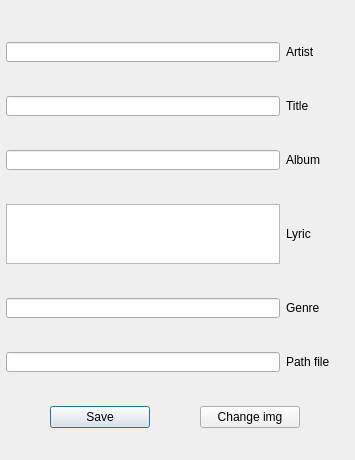
<?xml version="1.0" encoding="UTF-8"?>
<ui version="4.0">
 <class>DTagMusic</class>
 <widget class="QDialog" name="DTagMusic">
  <property name="geometry">
   <rect>
    <x>0</x>
    <y>0</y>
    <width>355</width>
    <height>460</height>
   </rect>
  </property>
  <property name="sizePolicy">
   <sizepolicy hsizetype="Expanding" vsizetype="Expanding">
    <horstretch>0</horstretch>
    <verstretch>0</verstretch>
   </sizepolicy>
  </property>
  <property name="minimumSize">
   <size>
    <width>355</width>
    <height>460</height>
   </size>
  </property>
  <property name="maximumSize">
   <size>
    <width>355</width>
    <height>460</height>
   </size>
  </property>
  <property name="windowTitle">
   <string>Dialog</string>
  </property>
  <widget class="QWidget" name="layoutWidget">
   <property name="geometry">
    <rect>
     <x>6</x>
     <y>14</y>
     <width>340</width>
     <height>446</height>
    </rect>
   </property>
   <layout class="QVBoxLayout" name="verticalLayout">
    <item>
     <layout class="QHBoxLayout" name="horizontalLayout">
      <item>
       <widget class="QLineEdit" name="m_artist">
        <property name="sizePolicy">
         <sizepolicy hsizetype="Expanding" vsizetype="Fixed">
          <horstretch>0</horstretch>
          <verstretch>0</verstretch>
         </sizepolicy>
        </property>
        <property name="maximumSize">
         <size>
          <width>16777215</width>
          <height>20</height>
         </size>
        </property>
        <property name="readOnly">
         <bool>true</bool>
        </property>
       </widget>
      </item>
      <item>
       <widget class="QLabel" name="label_2">
        <property name="sizePolicy">
         <sizepolicy hsizetype="Preferred" vsizetype="Fixed">
          <horstretch>0</horstretch>
          <verstretch>0</verstretch>
         </sizepolicy>
        </property>
        <property name="minimumSize">
         <size>
          <width>60</width>
          <height>0</height>
         </size>
        </property>
        <property name="maximumSize">
         <size>
          <width>60</width>
          <height>20</height>
         </size>
        </property>
        <property name="text">
         <string>Artist</string>
        </property>
       </widget>
      </item>
     </layout>
    </item>
    <item>
     <layout class="QHBoxLayout" name="horizontalLayout_4">
      <item>
       <widget class="QLineEdit" name="m_Title">
        <property name="sizePolicy">
         <sizepolicy hsizetype="Expanding" vsizetype="Fixed">
          <horstretch>0</horstretch>
          <verstretch>0</verstretch>
         </sizepolicy>
        </property>
        <property name="maximumSize">
         <size>
          <width>16777215</width>
          <height>20</height>
         </size>
        </property>
        <property name="readOnly">
         <bool>true</bool>
        </property>
       </widget>
      </item>
      <item>
       <widget class="QLabel" name="label_3">
        <property name="sizePolicy">
         <sizepolicy hsizetype="Preferred" vsizetype="Fixed">
          <horstretch>0</horstretch>
          <verstretch>0</verstretch>
         </sizepolicy>
        </property>
        <property name="minimumSize">
         <size>
          <width>60</width>
          <height>20</height>
         </size>
        </property>
        <property name="maximumSize">
         <size>
          <width>60</width>
          <height>20</height>
         </size>
        </property>
        <property name="text">
         <string>Title</string>
        </property>
       </widget>
      </item>
     </layout>
    </item>
    <item>
     <layout class="QHBoxLayout" name="horizontalLayout_5">
      <item>
       <widget class="QLineEdit" name="m_Albom">
        <property name="maximumSize">
         <size>
          <width>16777215</width>
          <height>20</height>
         </size>
        </property>
        <property name="readOnly">
         <bool>true</bool>
        </property>
       </widget>
      </item>
      <item>
       <widget class="QLabel" name="label_4">
        <property name="minimumSize">
         <size>
          <width>60</width>
          <height>0</height>
         </size>
        </property>
        <property name="maximumSize">
         <size>
          <width>60</width>
          <height>20</height>
         </size>
        </property>
        <property name="text">
         <string>Album</string>
        </property>
       </widget>
      </item>
     </layout>
    </item>
    <item>
     <layout class="QHBoxLayout" name="horizontalLayout_2">
      <property name="sizeConstraint">
       <enum>QLayout::SetMinimumSize</enum>
      </property>
      <item>
       <widget class="QTextBrowser" name="m_Lyric">
        <property name="sizePolicy">
         <sizepolicy hsizetype="Minimum" vsizetype="Fixed">
          <horstretch>0</horstretch>
          <verstretch>0</verstretch>
         </sizepolicy>
        </property>
        <property name="maximumSize">
         <size>
          <width>16777215</width>
          <height>60</height>
         </size>
        </property>
        <property name="readOnly">
         <bool>true</bool>
        </property>
       </widget>
      </item>
      <item>
       <widget class="QLabel" name="label_8">
        <property name="sizePolicy">
         <sizepolicy hsizetype="Preferred" vsizetype="Fixed">
          <horstretch>0</horstretch>
          <verstretch>0</verstretch>
         </sizepolicy>
        </property>
        <property name="minimumSize">
         <size>
          <width>60</width>
          <height>0</height>
         </size>
        </property>
        <property name="maximumSize">
         <size>
          <width>60</width>
          <height>60</height>
         </size>
        </property>
        <property name="text">
         <string>Lyric</string>
        </property>
       </widget>
      </item>
     </layout>
    </item>
    <item>
     <layout class="QHBoxLayout" name="horizontalLayout_6">
      <item>
       <widget class="QLineEdit" name="m_Genre">
        <property name="maximumSize">
         <size>
          <width>16777215</width>
          <height>20</height>
         </size>
        </property>
        <property name="readOnly">
         <bool>true</bool>
        </property>
       </widget>
      </item>
      <item>
       <widget class="QLabel" name="label_5">
        <property name="sizePolicy">
         <sizepolicy hsizetype="Preferred" vsizetype="Fixed">
          <horstretch>0</horstretch>
          <verstretch>0</verstretch>
         </sizepolicy>
        </property>
        <property name="minimumSize">
         <size>
          <width>60</width>
          <height>0</height>
         </size>
        </property>
        <property name="maximumSize">
         <size>
          <width>60</width>
          <height>20</height>
         </size>
        </property>
        <property name="text">
         <string>Genre</string>
        </property>
       </widget>
      </item>
     </layout>
    </item>
    <item>
     <layout class="QHBoxLayout" name="horizontalLayout_7">
      <item>
       <widget class="QLineEdit" name="m_Path">
        <property name="maximumSize">
         <size>
          <width>16777215</width>
          <height>20</height>
         </size>
        </property>
        <property name="readOnly">
         <bool>true</bool>
        </property>
       </widget>
      </item>
      <item>
       <widget class="QLabel" name="label_6">
        <property name="sizePolicy">
         <sizepolicy hsizetype="Preferred" vsizetype="Fixed">
          <horstretch>0</horstretch>
          <verstretch>0</verstretch>
         </sizepolicy>
        </property>
        <property name="minimumSize">
         <size>
          <width>60</width>
          <height>0</height>
         </size>
        </property>
        <property name="maximumSize">
         <size>
          <width>60</width>
          <height>20</height>
         </size>
        </property>
        <property name="text">
         <string>Path file</string>
        </property>
       </widget>
      </item>
     </layout>
    </item>
    <item>
     <layout class="QHBoxLayout" name="horizontalLayout_3">
      <item>
       <widget class="QPushButton" name="ButtonSaveTags">
        <property name="minimumSize">
         <size>
          <width>100</width>
          <height>0</height>
         </size>
        </property>
        <property name="maximumSize">
         <size>
          <width>100</width>
          <height>16777215</height>
         </size>
        </property>
        <property name="text">
         <string>Save</string>
        </property>
       </widget>
      </item>
      <item>
       <widget class="QPushButton" name="ButtonChengeImg">
        <property name="minimumSize">
         <size>
          <width>100</width>
          <height>0</height>
         </size>
        </property>
        <property name="maximumSize">
         <size>
          <width>100</width>
          <height>16777215</height>
         </size>
        </property>
        <property name="text">
         <string>Change img</string>
        </property>
       </widget>
      </item>
     </layout>
    </item>
   </layout>
  </widget>
 </widget>
 <resources/>
 <connections/>
</ui>
